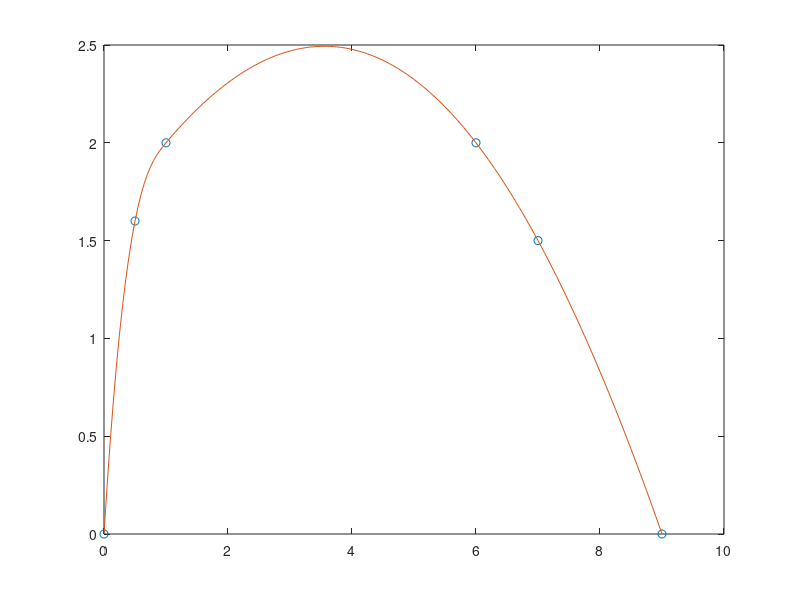

Write the MATLAB code that produced this figure. (Note: this script raises an error after producing the figure.)
clear all;clc;close all;
t=[0 0.5 1 6 7 9];
y=[0 1.6 2 2 1.5 0];

tp=0:0.05:9;
yp=interp1(t,y,tp,'spline');
plot(t,y,'o',tp,yp)

%r=interp1(t,y,4,'spline')
r=givePoint(t,y,4)